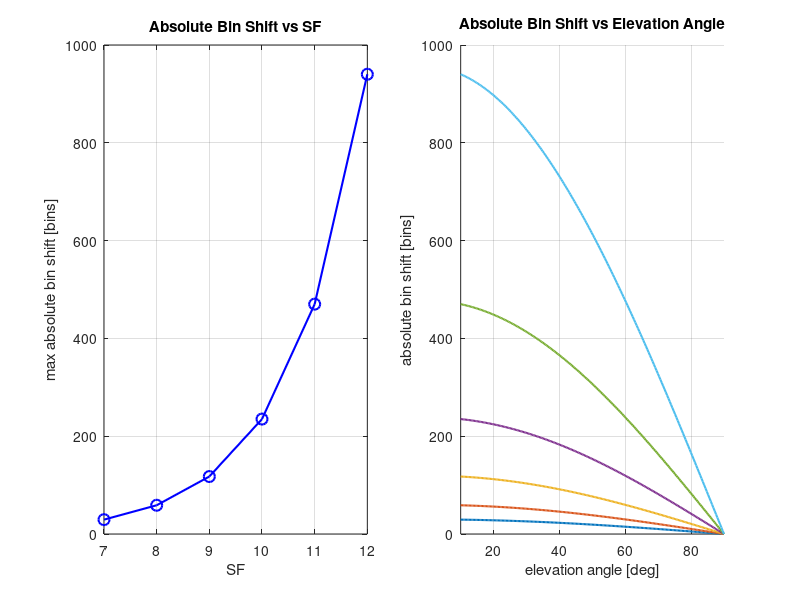

This chart was generated by the following MATLAB code: (Note: this script raises an error after producing the figure.)
clear; clc; close all;

h       = 540e3;
v_sat   = 7600;
f_c     = 920e6;
c_light = 3e8;
El_min  = 10;

BW = 100e3;
t_max = h / (v_sat * tand(El_min));
fd    = @(t) -(f_c/c_light) .* v_sat^2 .* t ./ sqrt(h^2 + (v_sat.*t).^2);

SF_list = 7:12;
El_range = linspace(El_min, 90, 200);

colors = lines(length(SF_list));

figure('Position', [100 100 1000 400]);

subplot(1,2,1);
abs_shift = zeros(1, length(SF_list));
for si = 1:length(SF_list)
    M  = 2^SF_list(si);
    df = BW / M;
    abs_shift(si) = max(abs(fd(t_max)), abs(fd(-t_max))) / df;
end
plot(SF_list, abs_shift, 'bo-', 'LineWidth', 1.5, 'MarkerSize', 8);
grid on;
xlabel('SF');
ylabel('max absolute bin shift [bins]');
title('Absolute Bin Shift vs SF');

subplot(1,2,2);
hold on;
for si = 1:length(SF_list)
    M  = 2^SF_list(si);
    df = BW / M;
    shift_vs_El = (f_c/c_light) .* v_sat .* cosd(El_range) / df;
    plot(El_range, shift_vs_El, 'LineWidth', 1.5, 'Color', colors(si,:));
end
grid on;
xlim([El_min 90]);
xlabel('elevation angle [deg]');
ylabel('absolute bin shift [bins]');
title('Absolute Bin Shift vs Elevation Angle');
legend("SF="+string(SF_list), 'Location', 'best');
